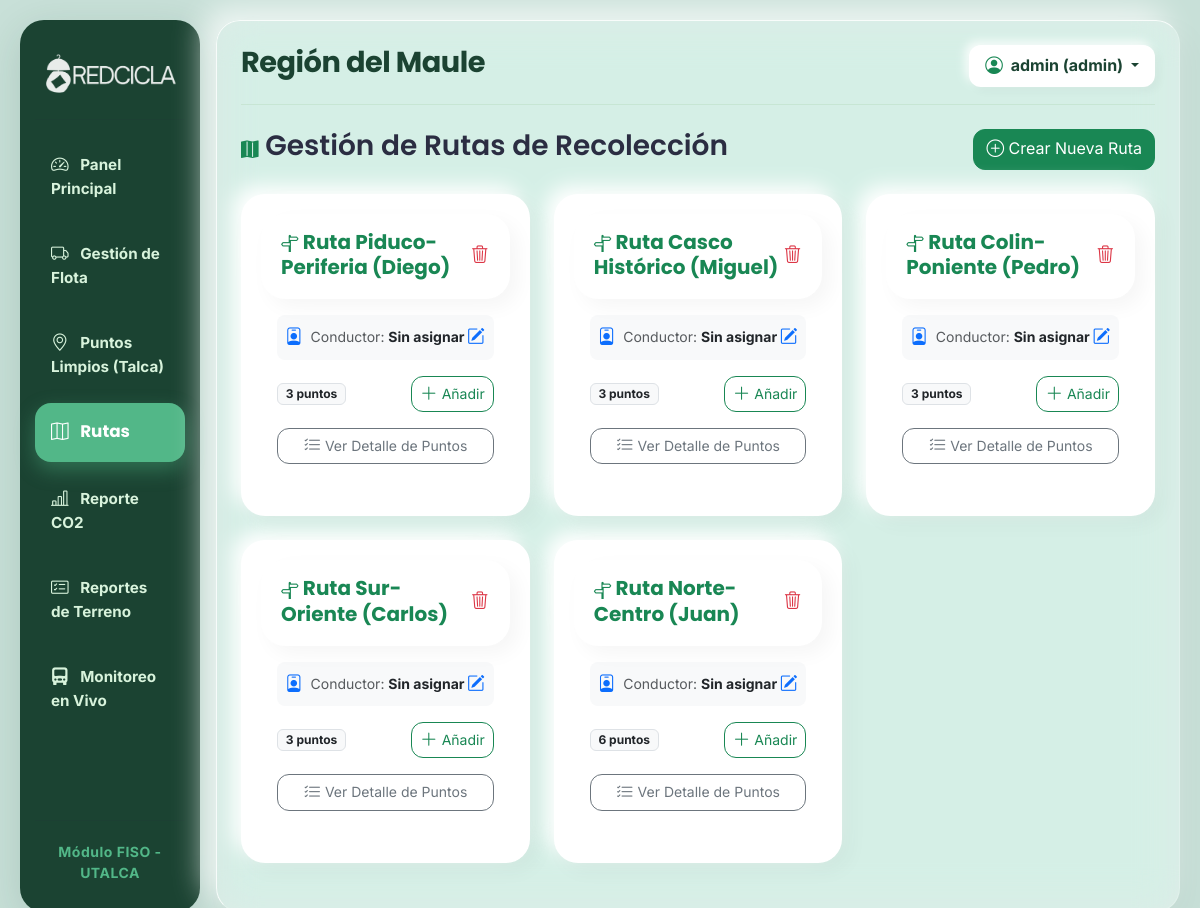
The app's page /rutas (signed in), older data.
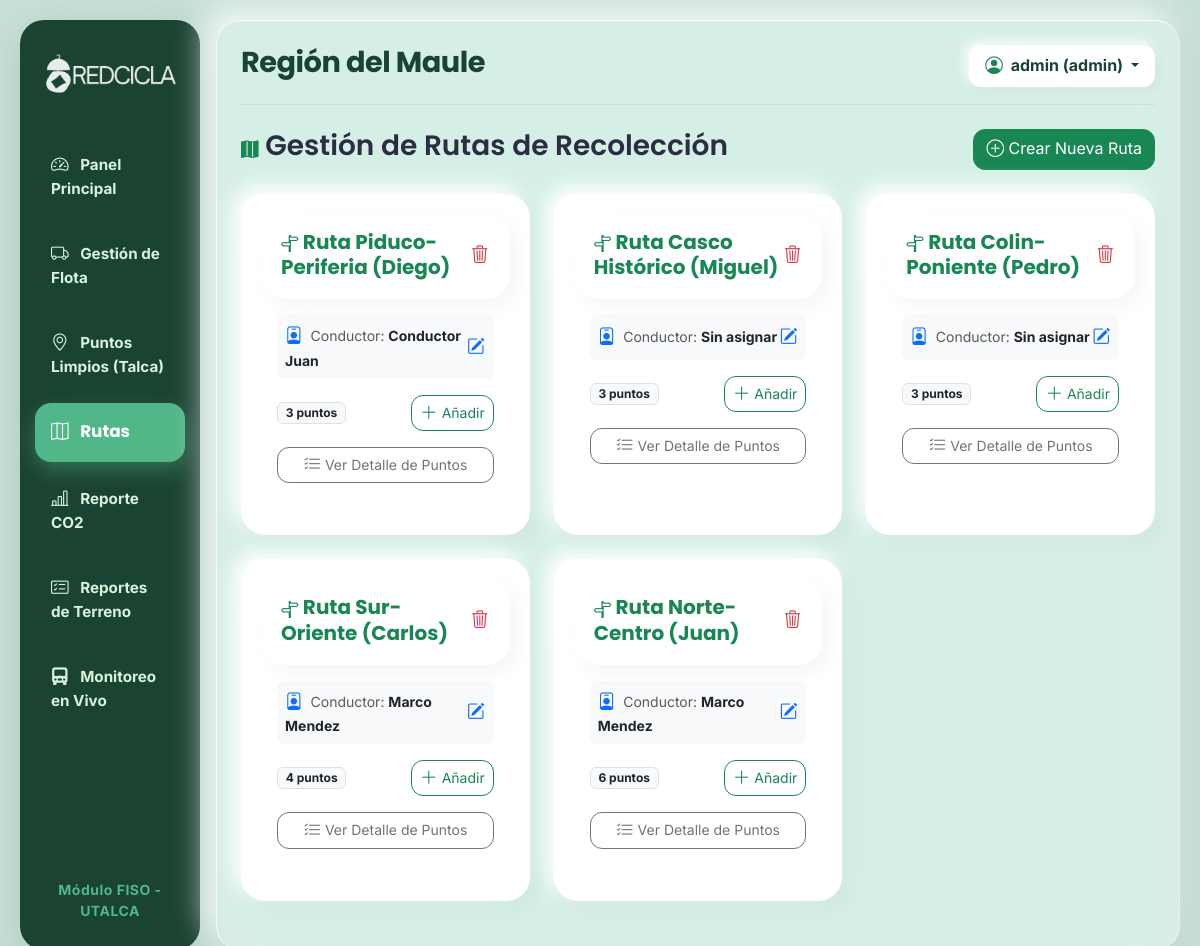
The same page, newer data.
### tables this page shows
CREATE TABLE rutas (id INTEGER PRIMARY KEY AUTOINCREMENT, zona_id INTEGER, nombre TEXT NOT NULL, conductor_id INTEGER, FOREIGN KEY(zona_id) REFERENCES zonas(id));

CREATE TABLE empleados (
        id INTEGER PRIMARY KEY AUTOINCREMENT, rut TEXT UNIQUE NOT NULL, nombre_completo TEXT NOT NULL,
        correo TEXT UNIQUE, telefono TEXT, clave_acceso TEXT NOT NULL, rol TEXT NOT NULL, licencia_conducir TEXT, estado INTEGER DEFAULT 1);

### main.py (the view)
@app.route('/rutas')
def gestionar_rutas():
    if 'usuario_nombre' not in session:
        return redirect(url_for('login'))
    conexion = sqlite3.connect(DB_PATH)
    cursor = conexion.cursor()
    cursor.execute('''
        SELECT r.id, r.nombre, e.nombre_completo
        FROM rutas r
        LEFT JOIN empleados e ON r.conductor_id = e.id
        ORDER BY r.id DESC
    ''')
    rutas_db = cursor.fetchall()
    lista_rutas = []
    for r in rutas_db:
        ruta_id = r[0]
        cursor.execute("SELECT id, direccion FROM puntos_reciclaje WHERE ruta_id = ?", (ruta_id,))
        puntos_asociados = cursor.fetchall()
        lista_rutas.append({
            "id": ruta_id,
            "nombre": r[1],
            "conductor": r[2] if r[2] else "Sin asignar",
            "puntos": puntos_asociados
        })
    cursor.execute("SELECT id, direccion FROM puntos_reciclaje WHERE ruta_id IS NULL AND estado = 1")
    puntos_libres = cursor.fetchall()
    cursor.execute("SELECT id, nombre_completo FROM empleados WHERE rol = 'Conductor' AND estado = 1")
    conductores = cursor.fetchall()
    conexion.close()
    return render_template('rutas.html', rutas=lista_rutas, puntos_libres=puntos_libres, conductores=conductores)

### templates/rutas.html (shortened to what this page needs)
{% extends 'base.html' %}
{% block content %}
<div class="d-flex justify-content-between align-items-center mb-4">
    <h3><i class="bi bi-map-fill text-success"></i> Gestión de Rutas de Recolección</h3>
    <button class="btn btn-success" data-bs-toggle="modal" data-bs-target="#modalNuevaRuta">
        <i class="bi bi-plus-circle"></i> Crear Nueva Ruta
    </button>
</div>
<div class="row">
    {% for ruta in rutas %}
    <div class="col-md-6 col-lg-4 mb-4">
        <div class="card border-0 shadow-sm h-100">
            <div class="card-header bg-white border-0 d-flex justify-content-between align-items-center pt-3">
                <h5 class="card-title mb-0 text-success fw-bold">
                    <i class="bi bi-signpost-split"></i> {{ ruta.nombre }}
                </h5>
                <form action="/rutas/eliminar/{{ ruta.id }}" method="POST" onsubmit="return confirm('¿Estás seguro de eliminar esta ruta? Los puntos quedarán libres.');">
                    <button type="submit" class="btn btn-link text-danger p-0">
                        <i class="bi bi-trash3"></i>
                    </button>
                </form>
            </div>
            <div class="card-body">
                <div class="mb-3 p-2 bg-light rounded-3 d-flex justify-content-between align-items-center">
                    <div class="small">
                        <i class="bi bi-person-badge text-primary me-1"></i>
                        <span class="text-muted">Conductor:</span>
                        <strong class="text-dark">{{ ruta.conductor }}</strong>
                    </div>
                    <button class="btn btn-sm btn-link text-primary p-0" data-bs-toggle="modal" data-bs-target="#modalEditConductor{{ ruta.id }}">
                        <i class="bi bi-pencil-square"></i>
                    </button>
                </div>
                <div class="d-flex justify-content-between align-items-center mb-3">
                    <span class="badge bg-light text-dark border">{{ ruta.puntos|length }} puntos</span>
                    <button class="btn btn-sm btn-outline-success" data-bs-toggle="modal" data-bs-target="#modalAddPunto{{ ruta.id }}">
                        <i class="bi bi-plus-lg"></i> Añadir
                    </button>
                </div>
                <button class="btn btn-sm btn-outline-secondary w-100 mb-3" type="button" data-bs-toggle="collapse" data-bs-target="#puntosRuta{{ ruta.id }}">
                    <i class="bi bi-list-check"></i> Ver Detalle de Puntos
                </button>
            </div>
        </div>
    </div>
    {% endfor %}
</div>
{% endblock %}

Row changes from the older to the newer data that the page shows:
changed rutas "Ruta Piduco-Periferia (Diego)": conductor "Sin asignar" → "Conductor Juan"
changed rutas "Ruta Sur-Oriente (Carlos)": conductor "Sin asignar" → "Marco Mendez"; puntos|length "3" → "4"
changed rutas "Ruta Norte-Centro (Juan)": conductor "Sin asignar" → "Marco Mendez"
